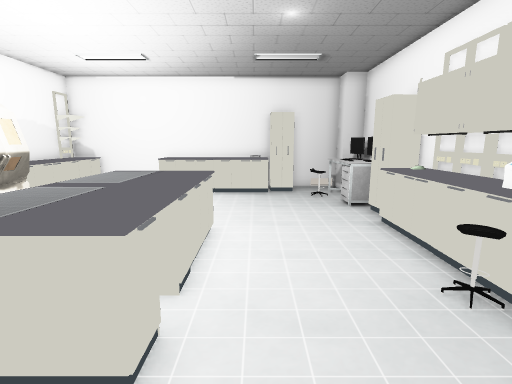
view 1 (above)

16 first-person views from a walk through a Unity game level. The camera is 1.3 m above the floor, tilts 10° down and sees 85° across. Doors are open. The floor is counted in squares, 0.5 m on a side. Each view is taken from the middle of a square. On the plan, view 1 faces up. The plan holds only what a view shows up to about 19 squares ahead; the rest is blank. The place goes on beyond the plan. The player is left out. Some animated figures are left out. Some surface patterns are stand-ins.

view 2
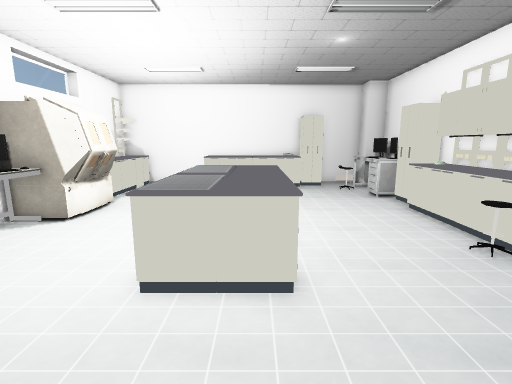

view 3
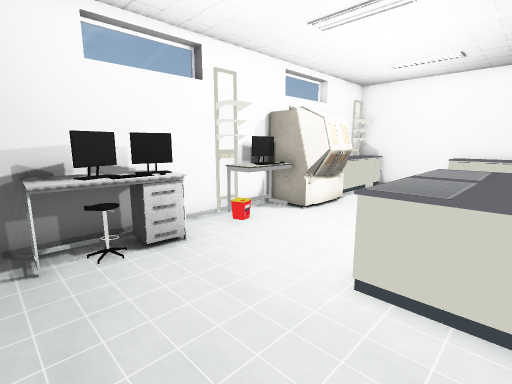

view 4
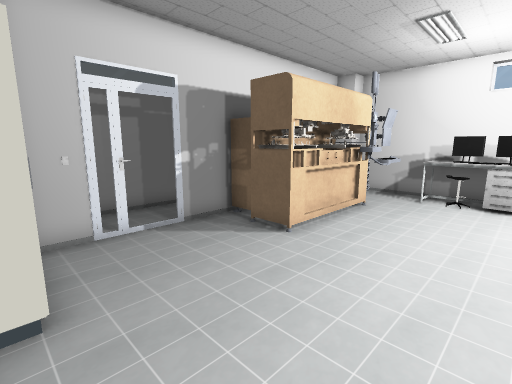

view 5
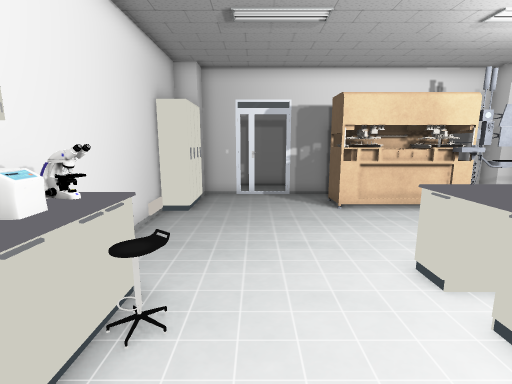

view 6
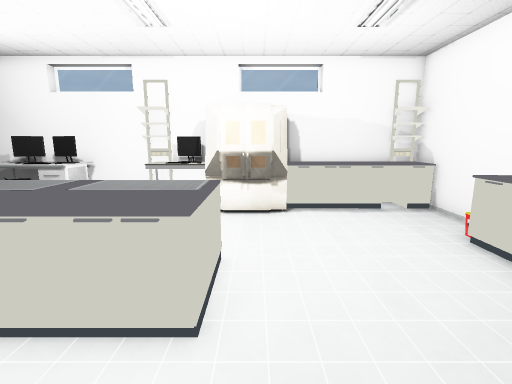

view 7
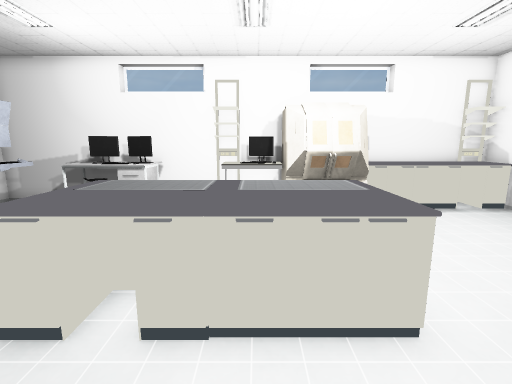

view 8
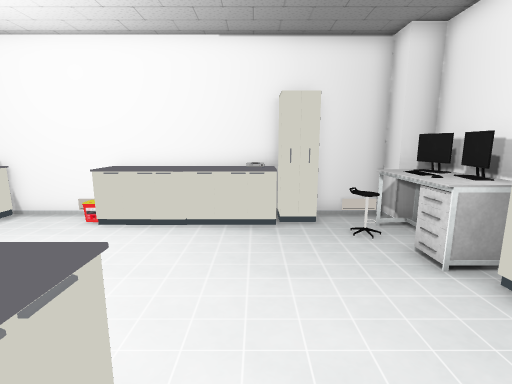

view 9
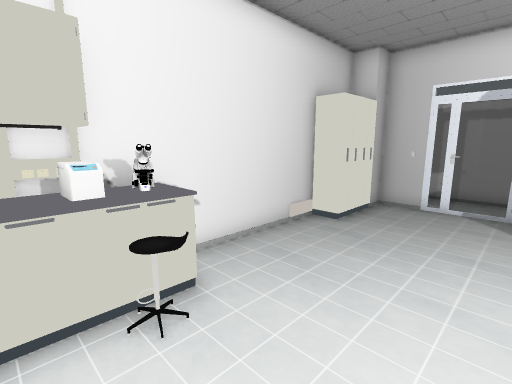

view 10
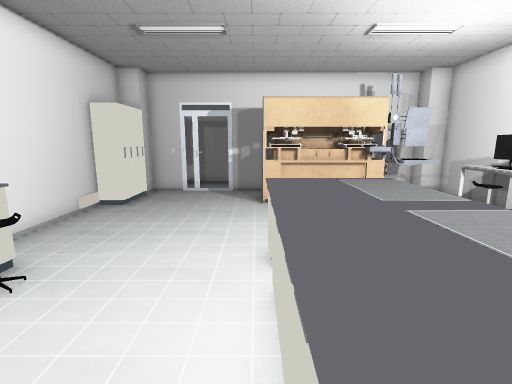

view 11
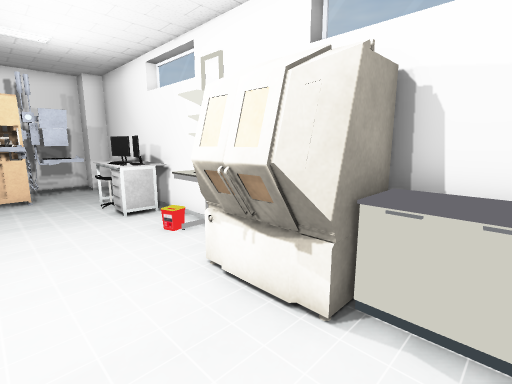

view 12
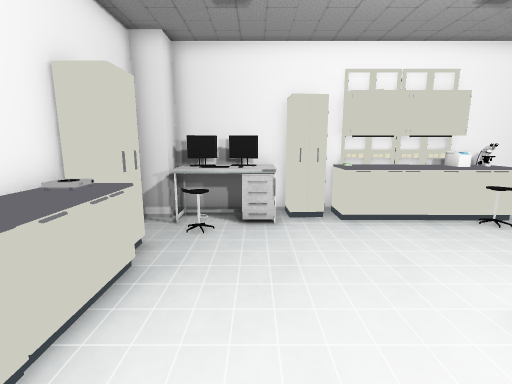

view 13
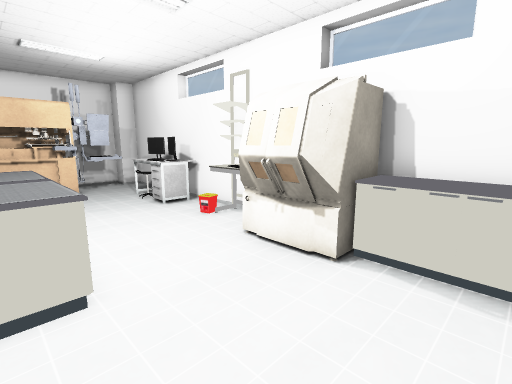

view 14
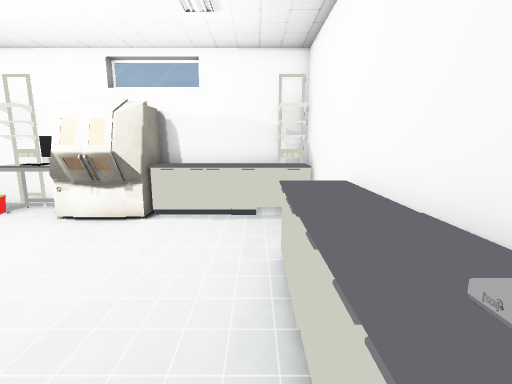

view 15
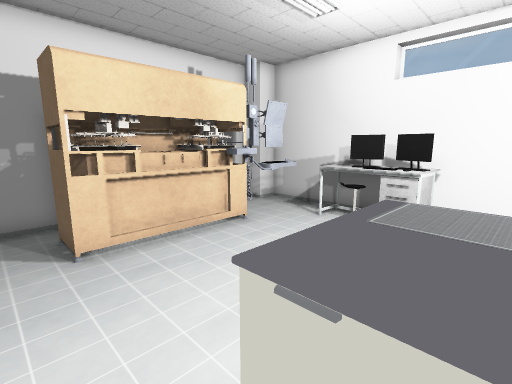

view 16
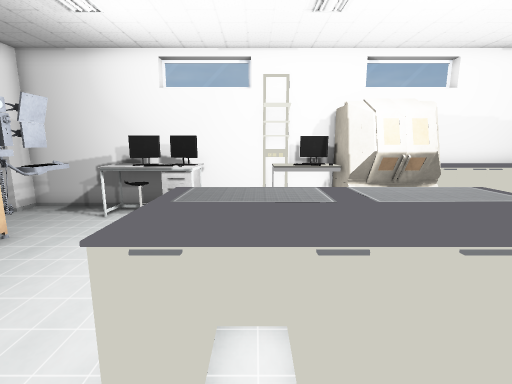

### Floor plan
Key: @ floor where view 1 was taken; # wall or solid block; . floor; D open door; = window, fence, low wall or low ledge; ^ raised ledge; S shelf; C cabinet; T table; L stool; M monitor; E desk; O other object.
Columns run from 11 left of view 1 to 6 right of it. Each row starts with its distance up from view 1.
 16 ##^###^^^^^^#####
 15 #S^...^^^^^^CC.T##
 14 #^^...........LOMT
 13 #^^...........LOMT
 12 #^^............TMT
 11 #^^............TC#
 10 #OOO............CC
  9    O...........=##
  8    O...##^^....#SS
  7 #MEO...OO^^....^#S
  6 #MO....OO^^....^SS
  5 #SO....##^^....LSS
  4 #S.....OO^^...LL##
  3 ##.....##^^.....=#
  2 #TM..............#
  1 #TOT.............#
  0 #TML.......@.....#
 -1 #TT..............#
 -2 ##.OOO.......... #
 -3  #.OOOOOOOO.....CC
 -4  #...OOOOOO.....CC
 -5  #...    O..... CC
 -6  #####   ###DDD##

Positions as (right, up) in squares from view 1, and headings:
1: (0, 0), facing up
2: (-2, -2), facing up
3: (-2, -2), facing up-left
4: (5, 2), facing down-left
5: (2, 8), facing down
6: (2, 9), facing left
7: (2, 6), facing left
8: (0, 6), facing up
9: (0, 6), facing down-right
10: (-1, 9), facing down
11: (-5, 12), facing down-left
12: (-5, 12), facing right
13: (-3, 13), facing down-left
14: (1, 14), facing left
15: (0, 4), facing down-left
16: (1, 4), facing left
